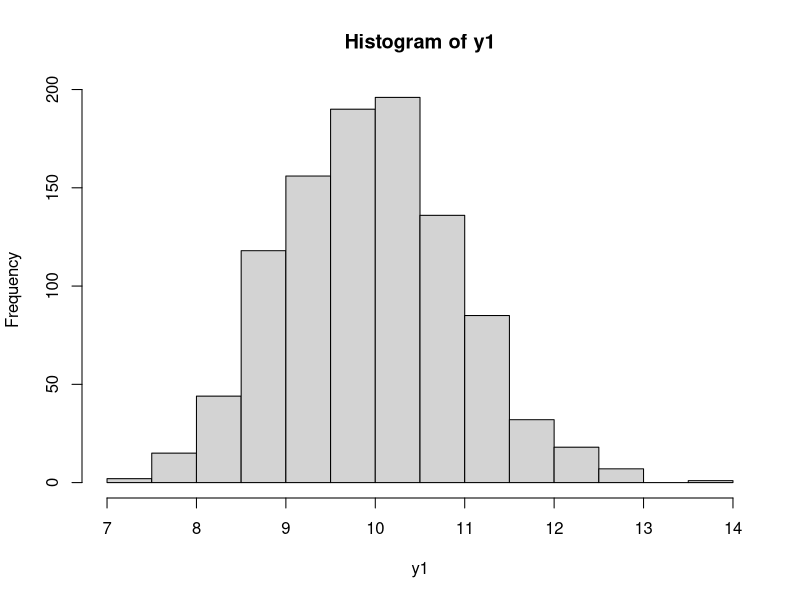
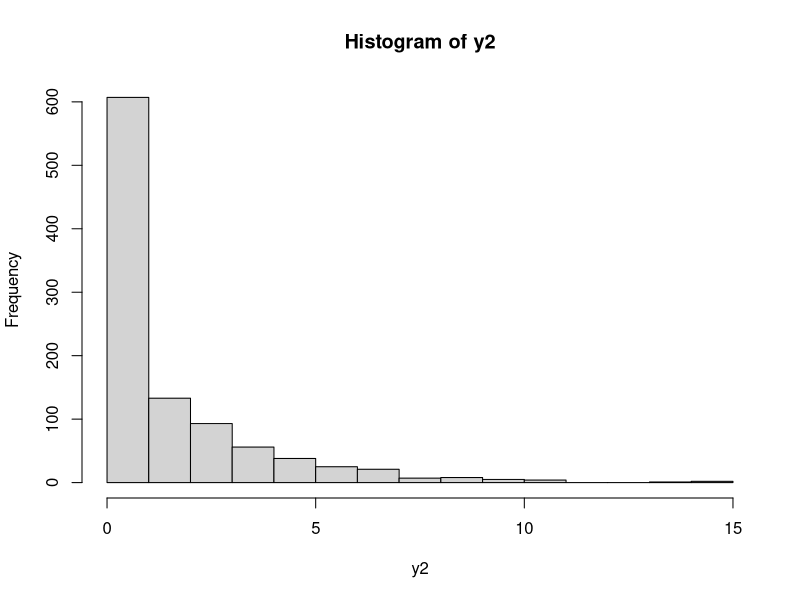
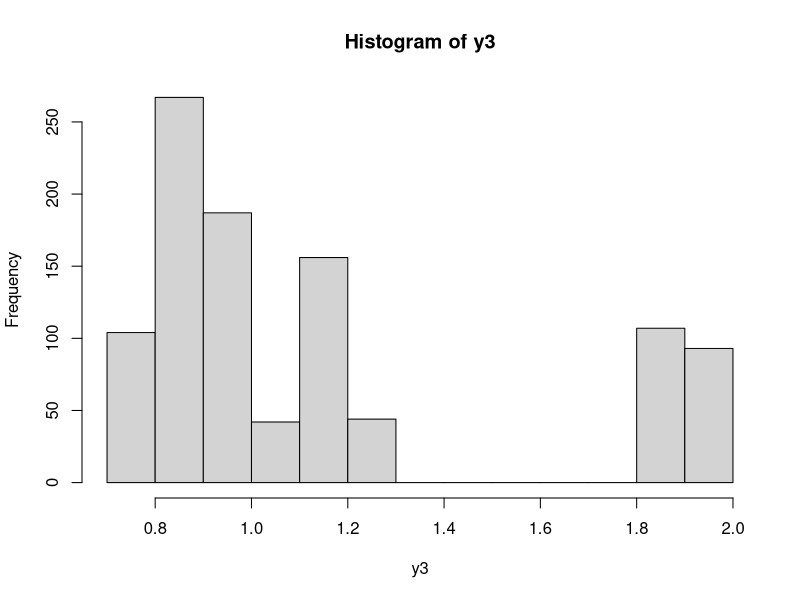
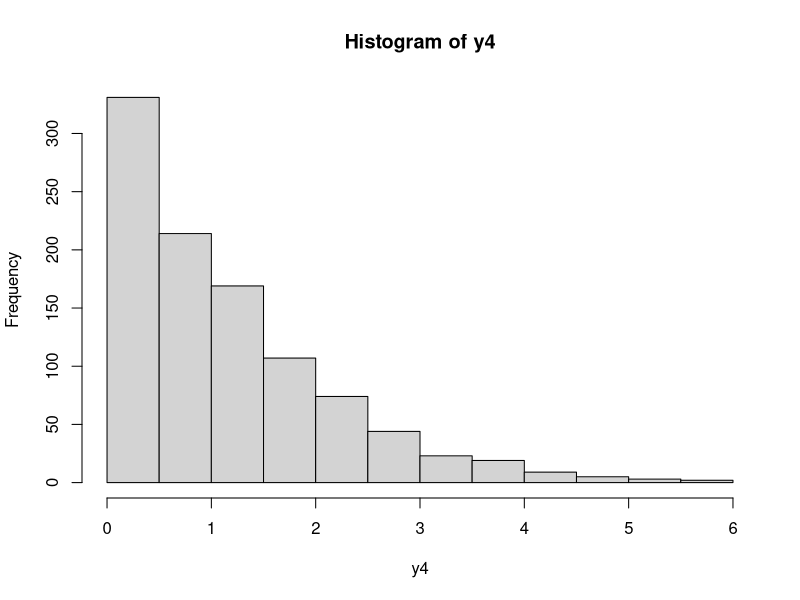
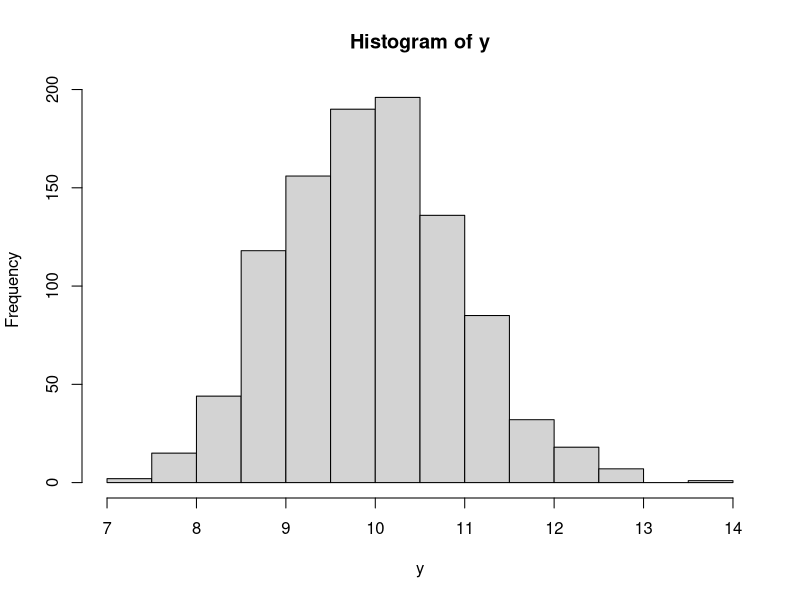
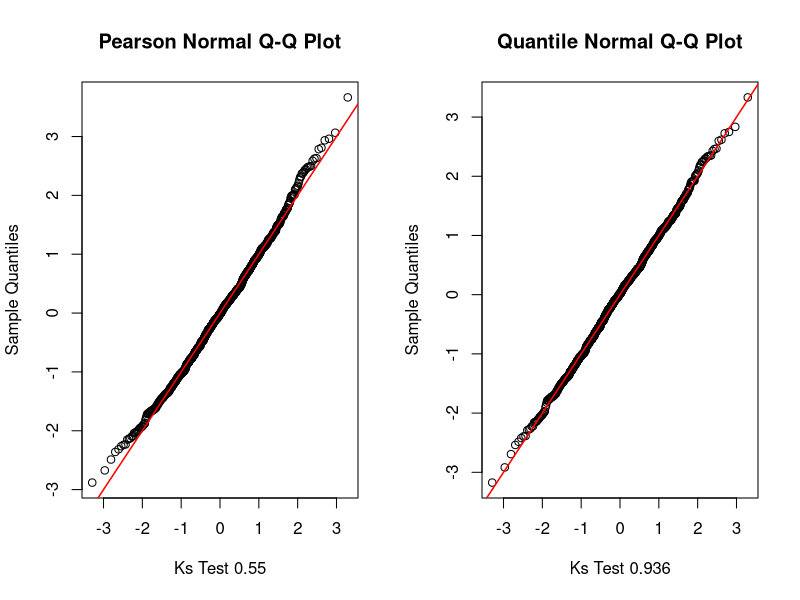
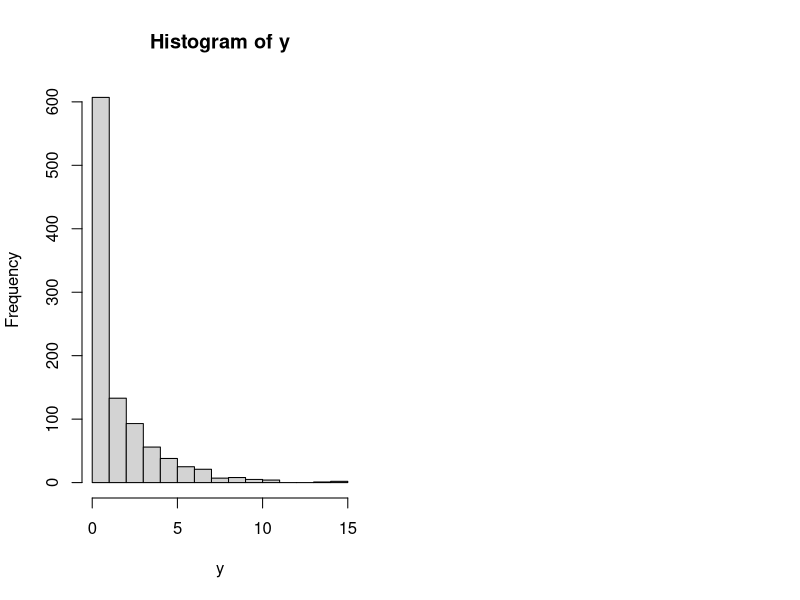
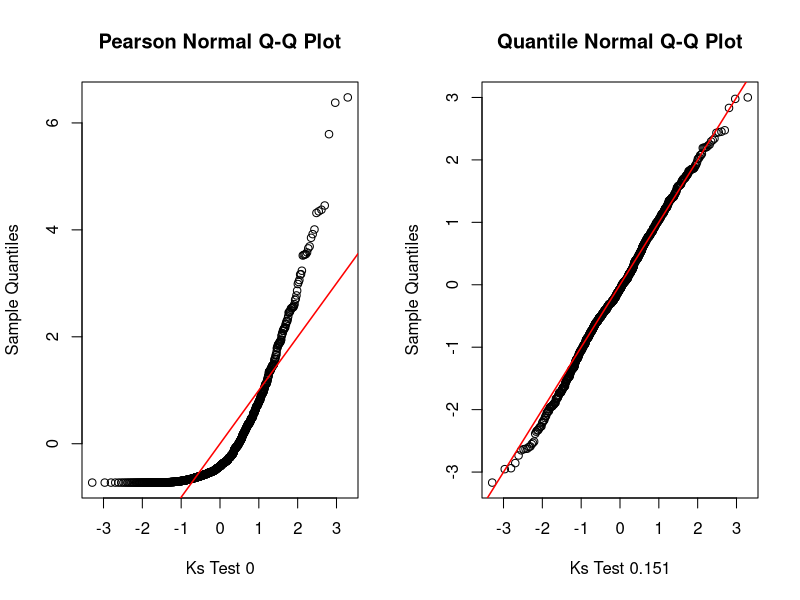

Write R code to recreate these figures, in order.
set.seed(123)
y1 <- rgamma(1000, shape = 100, scale = .1)
hist(y1)
y2 <- rgamma(1000, shape = .5, scale = 3)
hist(y2)
eta.mat <- as.matrix(exp(rnorm(5, 0, .5)))
sig2 <- .001
y3 <- apply(eta.mat, 1, function(x) rgamma(200, x^2/sig2, scale = sig2/x ))
hist(y3)
sig2 <- 1
y4 <- apply(eta.mat, 1, function(x) rgamma(200, x^2/sig2, scale = sig2/x ))
hist(y4)

output <- function(y){

  if(is.matrix(y)){
    #sig2. <- var(as.vector(y))
    Sig <- cov(y)
    L <- t(chol(Sig))
    mode <- apply(y, 2, function(x) x-mean(x))
    y <- as.vector(apply(mode, 1, function(x) solve(L,x)))
    quant.res <- qnorm(pnorm(y))
    }
  mu <- mean(y)
  sig2. <- var(y)
  pear.res <- (y-mu)/sqrt(sig2.)
  if(!exists("quant.res")){
    Fx <- pgamma(y, shape = mu^2/sig2., scale = sig2./mu)
    quant.res <- qnorm(Fx)
  }
  pear.gof <- ks.test(pear.res, "pnorm")$p.value
  quant.gof <- ks.test(quant.res, "pnorm")$p.value
  print(hist(y))
  par(mfrow = c(1,2))
  print(qqnorm(pear.res, 
               main = "Pearson Normal Q-Q Plot", 
               xlab = paste("Ks Test", round(pear.gof, 3))));abline(0,1, col = "red", lwd=1.5)
  print(qqnorm(quant.res, 
               main = "Quantile Normal Q-Q Plot", 
               xlab = paste("Ks Test", round(quant.gof, 3))));abline(0,1, col = "red", lwd=1.5)
}
output(y1)
output(y2)
#approx normal gamma with group RE term
output(as.vector(y3))
#apply rotation - fixes problem
output(y3)
#skewed gamma with group RE term
output(as.vector(y4))
#apply rotation - residuals still correlated
output(y4)
